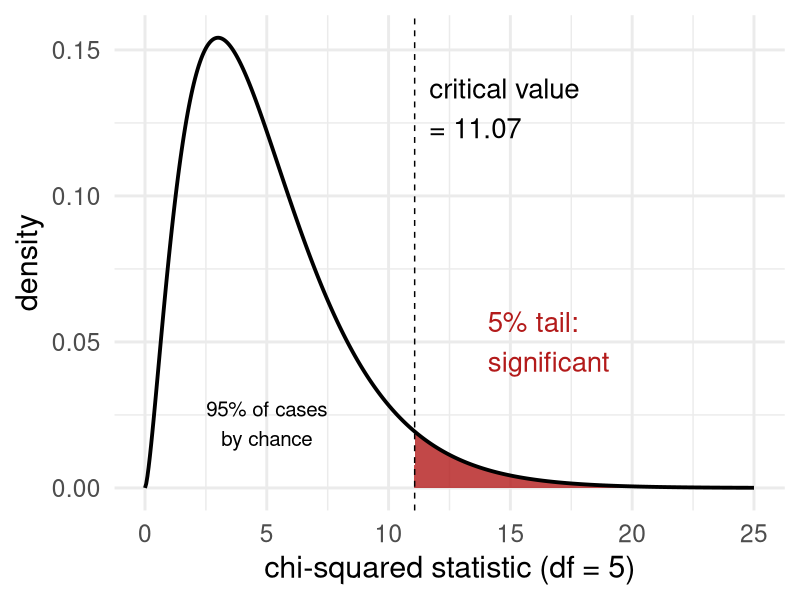

Here is the R script that generated this plot:
# slides_lesson_7b_chisq.R -- numbers + figure for the Lesson 7B deck.
# Run from the repo root:  Rscript functions/slides_lesson_7b_chisq.R
library(dplyr)
library(readr)
library(ggplot2)

# 1. Lambda from the complete bulb sample ---------------------------------
bulbs = read_csv("workshops/bulb_lifetimes.csv", show_col_types = FALSE)
r = nrow(bulbs)          # every bulb failed, so r = n = 100
total = sum(bulbs$days)  # total unit test time
lambda_hat = r / total
cat("r =", r, " total =", total, "\n")
cat("lambda-hat =", round(lambda_hat, 6), "-> rounded", round(lambda_hat, 4), "\n")
cat("MTTF = 1/lambda-hat =", round(1 / lambda_hat, 2), " ; 1/0.0074 =", round(1/0.0074, 2),
    " ; sample mean =", mean(bulbs$days), "\n")

# 2. Critical values: qchisq(p = ci, df) ----------------------------------
cis = c(0.005, 0.025, 0.80, 0.90, 0.95, 0.975, 0.98, 0.99, 0.995, 0.998, 0.999)
crit = expand.grid(df = 1:21, ci = cis) %>%
  mutate(chisq = qchisq(p = ci, df = df))
crit_wide = crit %>% mutate(ci = paste0("ci_", ci * 100)) %>%
  tidyr::pivot_wider(names_from = ci, values_from = chisq)
write_csv(crit_wide, "workshops/lesson7b_chisq_critical.csv")
print(crit %>% filter(df <= 10, ci %in% c(0.90, 0.95, 0.99)) %>%
        mutate(chisq = round(chisq, 2)) %>% tidyr::pivot_wider(names_from = ci, values_from = chisq))

# 3. Figure: chi-squared density with the 5% critical region (df = 5) -----
df_ = 5
cut = qchisq(0.95, df_)
d = tibble(x = seq(0, 25, length.out = 500)) %>% mutate(y = dchisq(x, df_))
g = ggplot(d, aes(x = x, y = y)) +
  geom_area(data = d %>% filter(x >= cut), fill = "#B31B1B", alpha = 0.8) +
  geom_line(linewidth = 1.3) +
  geom_vline(xintercept = cut, linetype = "dashed") +
  annotate("text", x = cut + 0.6, y = 0.13, hjust = 0, size = 7,
           label = paste0("critical value\n= ", round(cut, 2))) +
  annotate("text", x = 5, y = 0.022, size = 5.2, label = "95% of cases\nby chance") +
  annotate("text", x = cut + 3, y = 0.05, hjust = 0, size = 7, colour = "#B31B1B", label = "5% tail:\nsignificant") +
  labs(x = "chi-squared statistic (df = 5)", y = "density") +
  theme_minimal(base_size = 22)   # labels sit clear of the curve and the tail (slide 19 review)
dir.create("docs-v3/images/slides/lesson-7b", showWarnings = FALSE, recursive = TRUE)
ggsave("docs-v3/images/slides/lesson-7b/gen_density_df5.png", g, width = 6.2, height = 4.6, dpi = 150)
cat("wrote figure, cut =", round(cut, 4), "\n")
